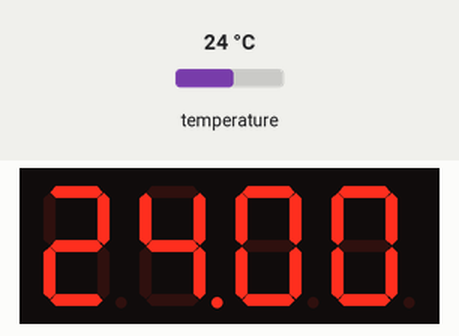
A sketch run on a simulated ATtiny85, built with avr-gcc and run on an emulated ATtiny85. On the bench: 4-digit seven-segment display. The test bench sets the inputs (shaded band); at power-on: temperature 24 °C.

Above: at 7.3 s.
7.4 s: temperature set to 12 °C
At 13.2 s:
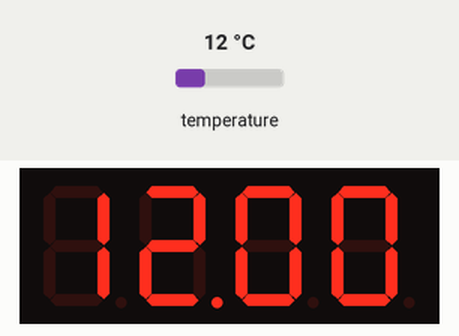
14.1 s: temperature set to 19 °C
At 18.9 s:
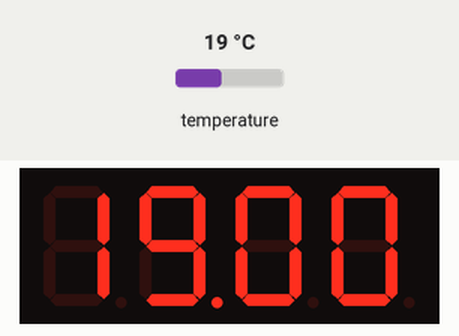
20.8 s: temperature set to 28 °C
At 24.6 s:
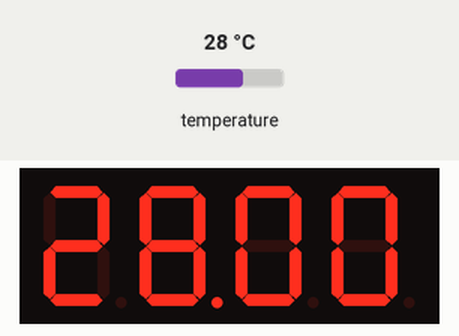
Timing chart, 0 to 26.1 s (numbered marks = the images above; inputs shaded):
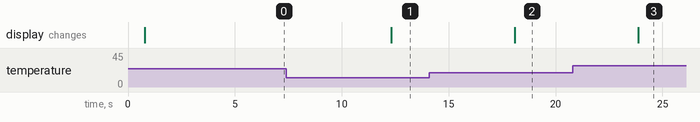

Measured:
- after the input at 7.4 s, the display: changes after 4.9 s (image 1)
- after the input at 14.1 s, the display: changes after 4.0 s (image 2)
- after the input at 20.8 s, the display: changes after 3.1 s (image 3)

The sketch:

brewTempAndDisplay.ino
```cpp
#include <Wire.h>
#include <Adafruit_GFX.h>
#include "Adafruit_LEDBackpack.h"
#include <OneWire.h>
#include <DallasTemperature.h>

// Data wire is conntec to the Arduino digital pin 2
#define ONE_WIRE_BUS 2
// Setup a oneWire instance to communicate with any OneWire devices
OneWire oneWire(ONE_WIRE_BUS);

// Pass our oneWire reference to Dallas Temperature sensor
DallasTemperature sensors(&oneWire);
Adafruit_7segment matrix = Adafruit_7segment();

void setup(void)
{
  // Start serial communication for debugging purposes
  Serial.begin(9600);

  // Start up the library
  sensors.begin();

  #ifndef __AVR_ATtiny85__
  Serial.begin(9600);
  Serial.println("7 Segment Backpack Test");
  #endif
  matrix.begin(0x70);

}


void loop(void){


  sensors.requestTemperatures();

  //Serial.print("Sensor 1 Celsius-Temperatur: ");
  //Serial.println(sensors.getTempCByIndex(0));


  matrix.print(sensors.getTempCByIndex(0));
  matrix.writeDisplay();
  delay(5000);

}
```
